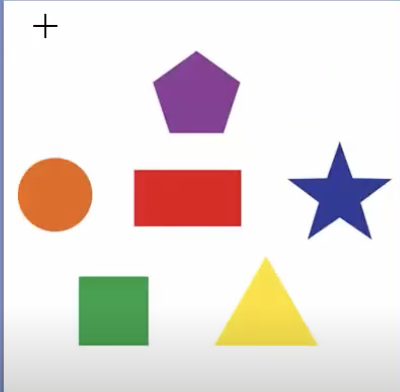
#> input picture images/shapes.jpg, 400 x 392 px
$ python 29_shape_detection_using_opencv_python.py
#> lines starting #> are read from the running program, lines starting #| are printed output that depends on the picture; after the words box and inside, x2 and y2 are one past the last pixel; in counts of white or black regions, pixels touching at a corner belong together
# https://www.youtube.com/watch?v=mVWQNeY1Pb4&list=PLS1QulWo1RIa7D1O6skqDQ-JZ1GGHKK-K&index=29&ab_channel=ProgrammingKnowledge

import cv2

img = cv2.imread('./images/shapes.jpg')
#> img is the input picture: shape (392, 400, 3); mean B, G, R 218.3, 222, 231.2
imgray = cv2.cvtColor(img, cv2.COLOR_BGR2GRAY)
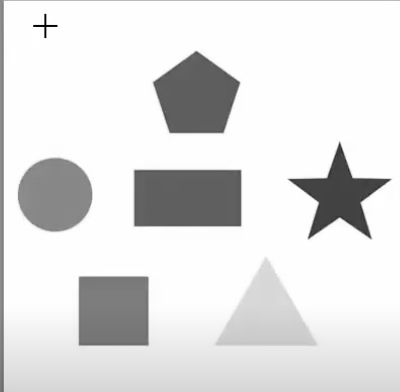
#> imgray: shape (392, 400); min 0, max 255, mean 224.3
_, thresh = cv2.threshold(imgray, 240, 255, cv2.THRESH_BINARY)
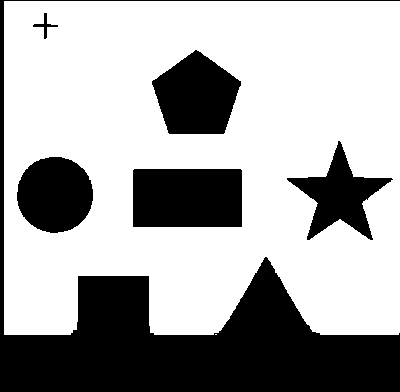
#> thresh: shape (392, 400); 66.4% white; 6 black regions
contours, _ = cv2.findContours(thresh, cv2.RETR_TREE, cv2.CHAIN_APPROX_NONE)
#> contours = 7 contours, 1 with area under 20; largest, box (x1, y1, x2, y2) and area: (4, 1, 400, 335) 123458, (132, 168, 243, 228) 6485, (151, 49, 242, 135) 5345, (16, 156, 94, 234) 4654, (286, 140, 394, 241) 4069, (32, 12, 59, 40) 182

for contour in contours:
    approx = cv2.approxPolyDP(contour, 0.01*cv2.arcLength(contour, True), True)
    cv2.drawContours(img, [approx], 0, (0, 0, 0), 5)
    x = approx.ravel()[0]
    y = approx.ravel()[1] - 5
    if len(approx) == 3:
        cv2.putText(img, 'Triangle', (x, y), cv2.FONT_HERSHEY_COMPLEX, 0.5, (0, 0, 0))
    elif len(approx) == 4:
        x, y, w, h = cv2.boundingRect(approx)
        aspectRatio = float(w)/h
        print(aspectRatio)
        if aspectRatio >= 0.95 and aspectRatio <= 1.05:
            cv2.putText(img, 'Square', (x, y), cv2.FONT_HERSHEY_COMPLEX, 0.5, (0, 0, 0))
        else:
            cv2.putText(img, 'Rectangle', (x, y), cv2.FONT_HERSHEY_COMPLEX, 0.5, (0, 0, 0))

    elif len(approx) == 5:
        cv2.putText(img, 'Pentagon', (x, y), cv2.FONT_HERSHEY_COMPLEX, 0.5, (0, 0, 0))
    elif len(approx) == 10:
        cv2.putText(img, 'Star', (x, y), cv2.FONT_HERSHEY_COMPLEX, 0.5, (0, 0, 0))
    else:
        cv2.putText(img, 'Circle', (x, y), cv2.FONT_HERSHEY_COMPLEX, 0.5, (0, 0, 0))
#> this loop made 7 passes
#> (approx, w, h, aspectRatio) on pass 3: ([[132, 170], [240, 168], [242, 226], [133, 227]], 111, 60, 1.85)
#| 1.85
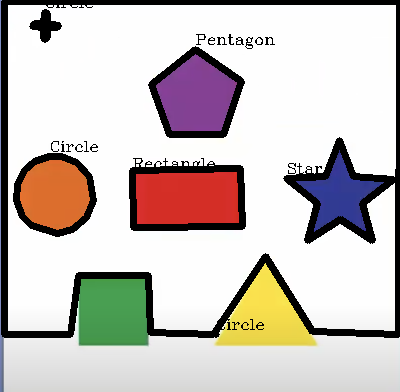
#> img: shape (392, 400, 3); 12.55% of pixels changed, all inside (x1, y1, x2, y2) = (1, 0, 400, 338)

cv2.imshow('shapes', img)
cv2.waitKey(0)
cv2.destroyAllWindows()
